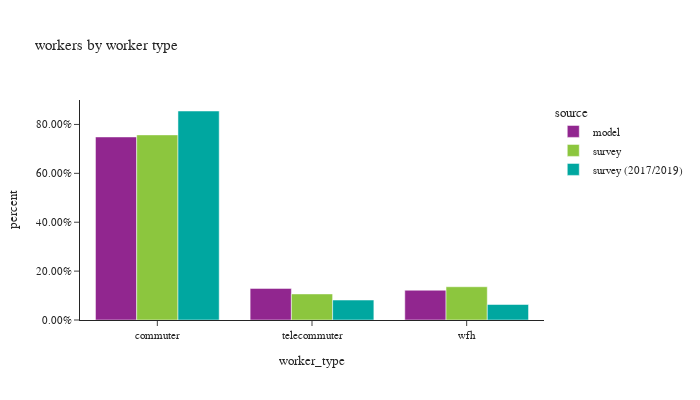

Notebook code for this chart:
### Markdown cell above
## worker counts

### Code cell
# worker counts by worker type
df_worker_count = workers.groupby(['source','worker_type'])['pdexpfac']. \
    sum().reset_index()
df_worker_count['percent'] = df_worker_count.groupby(['source'], group_keys=False)['pdexpfac']. \
    apply(lambda x: x / float(x.sum()))

df_worker_count_ct = workers.groupby(['source','worker_type'])['pdexpfac'].count().reset_index(). \
    rename(columns={'pdexpfac':'sample count'})
df_worker_count = df_worker_count.merge(df_worker_count_ct, on=['source','worker_type']). \
    rename(columns={'pdexpfac':'total count'})
# df_worker_count_ct

fig = px.bar(df_worker_count.sort_values(by=['source']), x="worker_type", y="percent",
             color="source", barmode="group",hover_data=['sample count','total count'],
             title="workers by worker type")
fig.update_layout(height=400, width=700, font=dict(size=11),
                  yaxis_tickformat = '.2%')
fig.show()

### Figure 1 — Plotly figure (JSON) as saved in the notebook; plotly's stock layout.template omitted (floating-point values rounded to 4 significant figures)
{"data": [{"alignmentgroup": "True", "customdata": [[1708000.0, 1708000.0], [295000.0, 295000.0], [277900.0, 277900.0]], "hovertemplate": "source=model<br>worker_type=%{x}<br>percent=%{y}<br>sample count=%{customdata[0]}<br>total count=%{customdata[1]}<extra></extra>", "legendgroup": "model", "marker": {"color": "#91268F", "pattern": {"shape": ""}}, "name": "model", "offsetgroup": "model", "orientation": "v", "showlegend": true, "textposition": "auto", "type": "bar", "x": ["commuter", "telecommuter", "wfh"], "xaxis": "x", "y": [0.7489, 0.1293, 0.1218], "yaxis": "y"}, {"alignmentgroup": "True", "customdata": [[1946.0, 1211000.0], [715.0, 170500.0], [750.0, 217600.0]], "hovertemplate": "source=survey<br>worker_type=%{x}<br>percent=%{y}<br>sample count=%{customdata[0]}<br>total count=%{customdata[1]}<extra></extra>", "legendgroup": "survey", "marker": {"color": "#8CC63E", "pattern": {"shape": ""}}, "name": "survey", "offsetgroup": "survey", "orientation": "v", "showlegend": true, "textposition": "auto", "type": "bar", "x": ["commuter", "telecommuter", "wfh"], "xaxis": "x", "y": [0.7573, 0.1066, 0.1361], "yaxis": "y"}, {"alignmentgroup": "True", "customdata": [[5518.0, 1243000.0], [377.0, 118700.0], [568.0, 92140.0]], "hovertemplate": "source=survey (2017/2019)<br>worker_type=%{x}<br>percent=%{y}<br>sample count=%{customdata[0]}<br>total count=%{customdata[1]}<extra></extra>", "legendgroup": "survey (2017/2019)", "marker": {"color": "#00A7A0", "pattern": {"shape": ""}}, "name": "survey (2017/2019)", "offsetgroup": "survey (2017/2019)", "orientation": "v", "showlegend": true, "textposition": "auto", "type": "bar", "x": ["commuter", "telecommuter", "wfh"], "xaxis": "x", "y": [0.855, 0.08166, 0.06336], "yaxis": "y"}], "layout": {"barmode": "group", "font": {"size": 11}, "height": 400, "legend": {"title": {"text": "source"}, "tracegroupgap": 0}, "title": {"text": "workers by worker type"}, "width": 700, "xaxis": {"anchor": "y", "domain": [0.0, 1.0], "title": {"text": "worker_type"}}, "yaxis": {"anchor": "x", "domain": [0.0, 1.0], "tickformat": ".2%", "title": {"text": "percent"}}}}
